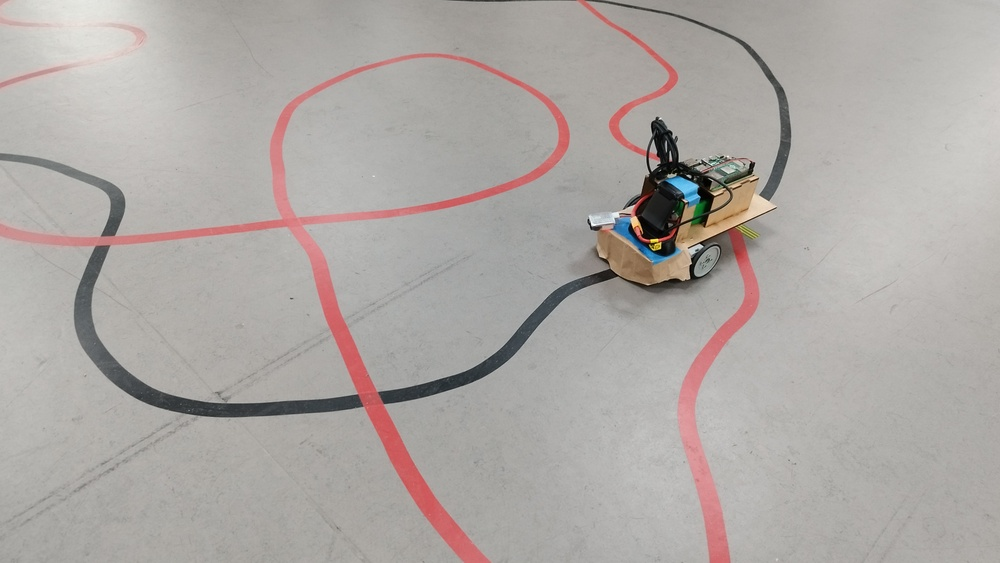
#> input picture IMG_20241004_101952.jpg, 1000 x 563 px, shrunk from 4000 x 2252 before the run, given in place of the camera
$ python pic.py
#> lines starting #> are read from the running program, lines starting #| are printed output that depends on the picture; after the words box and inside, x2 and y2 are one past the last pixel; in counts of white or black regions, pixels touching at a corner belong together
import cv2
import numpy as np
import enum as Enum

"""
class Color(Enum):
	RED = (0, 0, 255)
	BLACK = (0, 0, 0)
	YELLOW = (0, 255, 255)
"""

# [15 lines left out: functions getYellowMask, getBlackMask, not called in this run]

def getBlackThresh(gray):
  _, thresh = cv2.threshold(gray, 100, 255, cv2.THRESH_BINARY_INV)
  return thresh

def getRedMask(hsv):
  lower_red1 = np.array([0,0,0])
  upper_red1 = np.array([20,255,255])

  lower_red2 = np.array([160,0,0])
  upper_red2 = np.array([180,255,255])


  mask1 = cv2.inRange(hsv, lower_red1, upper_red1)
  mask2 = cv2.inRange(hsv, lower_red2, upper_red2)

  mask = mask1 | mask2

  return mask

# Upper sampling line, 0.6 for position, higher values
sampling_line_u = 0.6

# Lower sampling line, the value needs to be greater than sampling_line_u and less than 1."
sampling_line_l = 0.9

cam = cv2.VideoCapture(0)
_, img = cam.read()
#> img is the input picture: shape (563, 1000, 3); mean B, G, R 164.4, 167.8, 173.4

h = img.shape[0]
w = img.shape[1]

cv2.imwrite('./pic.jpg', img)

hsv = cv2.cvtColor(img, cv2.COLOR_BGR2HSV)
#> hsv: shape (563, 1000, 3); mean H, S, V 27.7, 15.1, 173.9

gray = cv2.cvtColor(img, cv2.COLOR_BGR2GRAY)
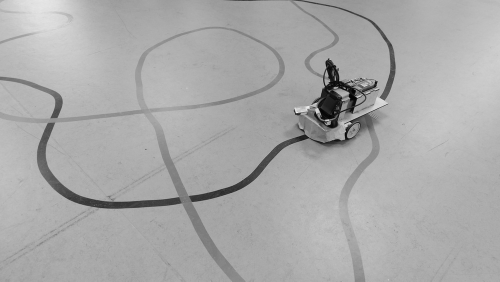
#> gray: shape (563, 1000) (shown at 1/2 size); min 0, max 254, mean 169.2

#mask = getBlackMask(hsv)

#mask = getBlackThresh(gray)
mask = getRedMask(hsv)
#> in getRedMask, `mask1 = cv2.inRange(hsv, lower_red1, upper_red1)`:
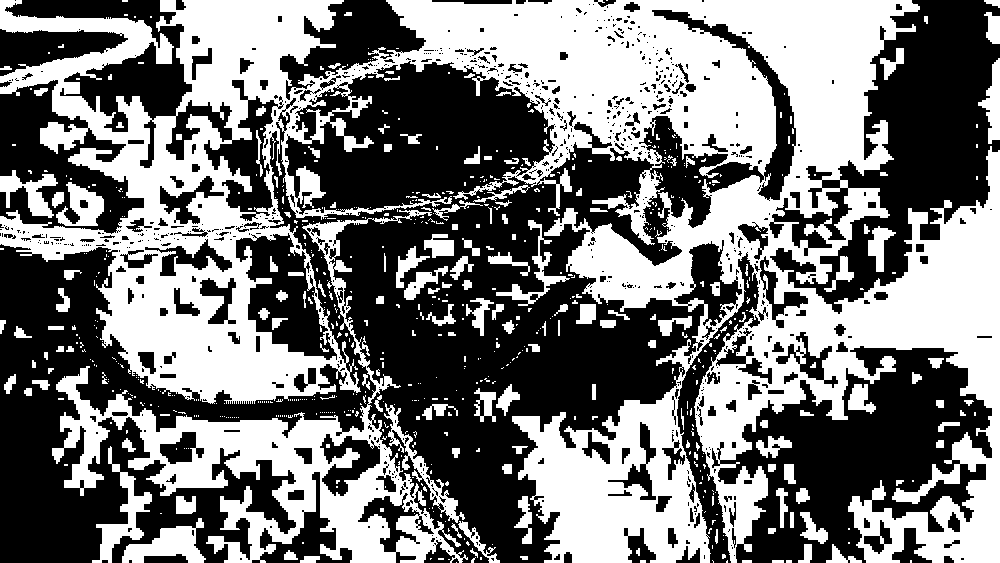
#> mask1: shape (563, 1000); 47.1% white; 670 white regions (511 under 20 px), largest, box (x1, y1, x2, y2) and area: (0, 0, 1000, 563) 209596, (52, 210, 468, 563) 27510, (122, 518, 206, 563) 1836
#> in getRedMask, `mask2 = cv2.inRange(hsv, lower_red2, upper_red2)`:
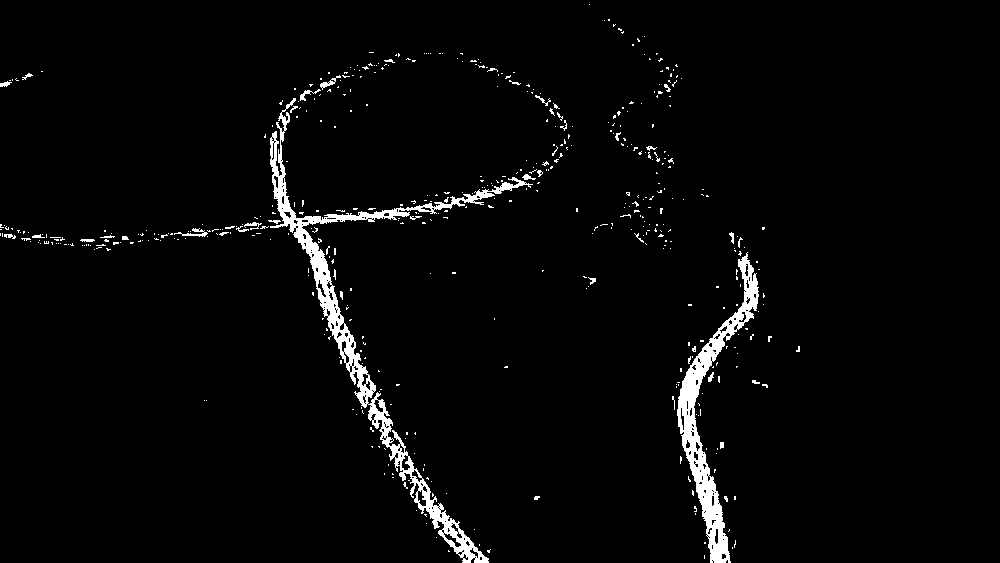
#> mask2: shape (563, 1000); 2.8% white; 503 white regions (466 under 20 px), largest, box (x1, y1, x2, y2) and area: (270, 98, 533, 563) 7731, (677, 252, 759, 563) 4968, (174, 228, 208, 237) 108
#> in getRedMask, `mask = mask1 | mask2`:
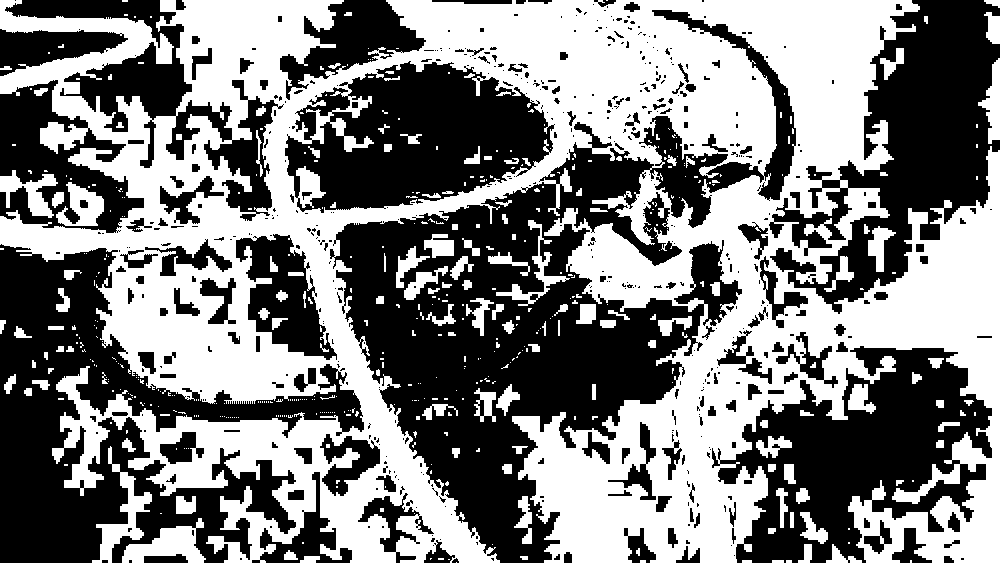
#> mask: shape (563, 1000); 50% white; 496 white regions (357 under 20 px), largest, box (x1, y1, x2, y2) and area: (0, 0, 1000, 563) 256497, (122, 518, 206, 563) 1836, (92, 446, 152, 563) 1793
#mask = getYellowMask(hsv)

mask = cv2.erode(mask, None, iterations=1)  # Eroding operation to remove noise
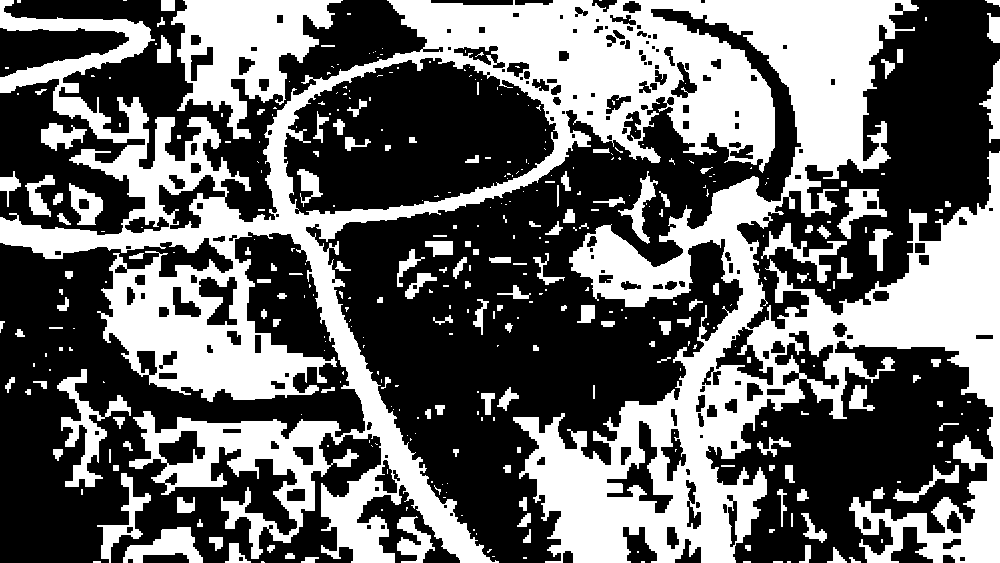
#> mask: shape (563, 1000); 41% white; 380 white regions (227 under 20 px), largest, box (x1, y1, x2, y2) and area: (0, 0, 1000, 563) 193158, (171, 0, 343, 139) 11723, (57, 369, 131, 487) 2417
mask = cv2.dilate(mask, None, iterations=1)  # Expansion operation enhances the target line
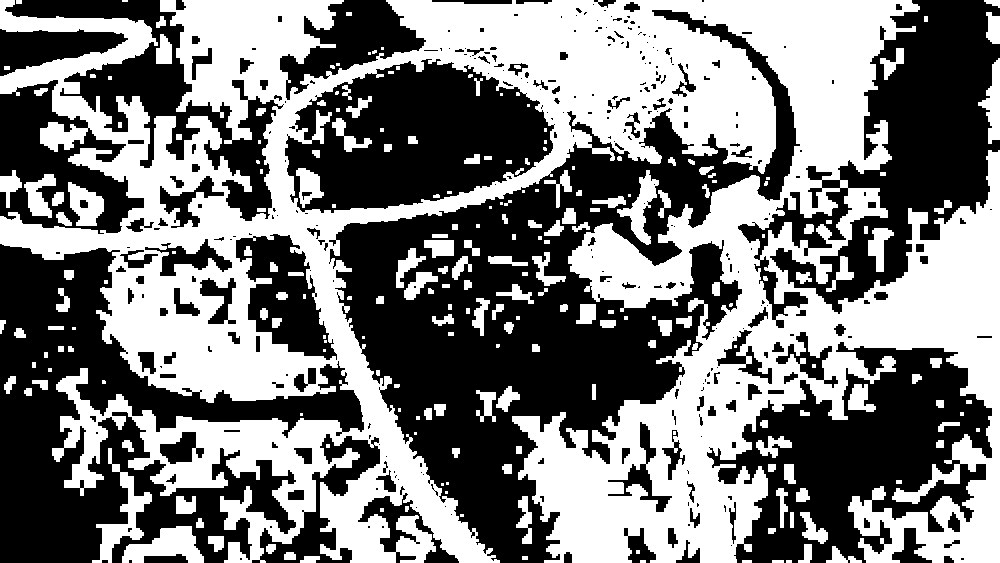
#> mask: shape (563, 1000); 48.7% white; 233 white regions (70 under 20 px), largest, box (x1, y1, x2, y2) and area: (0, 0, 1000, 563) 246598, (92, 448, 152, 563) 1774, (122, 526, 204, 563) 1748

cv2.imwrite('./gray.jpg', gray)
cv2.imwrite('./mask.jpg', mask)

sampling_hu = int(h * sampling_line_u)
sampling_hl = int(h * sampling_line_l)

get_sampling_u = mask[sampling_hu]
#> get_sampling_u = 1000 values, max 255 at index 16, min 0 at index 0, mean 116.5
get_sampling_l = mask[sampling_hl]
#> get_sampling_l = 1000 values, max 255 at index 120, min 0 at index 0, mean 128

# Calculate the width of the target line at the upper and lower sampling lines
sampling_width_u = np.sum(get_sampling_u == 255)
#> sampling_width_u = 457
sampling_width_l = np.sum(get_sampling_l == 255)
#> sampling_width_l = 502

if sampling_width_u:
	sam_1 = True
else:
	sam_1 = False
if sampling_width_l:
	sam_2 = True
else:
	sam_2 = False

# Get the edge index of the target line at the upper and lower sampling lines
line_index_u = np.where(get_sampling_u == 255)
line_index_l = np.where(get_sampling_l == 255)

if sam_1:
	sampling_left_u  = line_index_u[0][0]  # Index of the leftmost index of the upper sampling line target line
#> sampling_left_u = 16
	sampling_right_u = line_index_u[0][sampling_width_u - 1]  # Index to the far right of the upper sampling line target line
#> sampling_right_u = 999
	sampling_center_u= int((sampling_left_u + sampling_right_u) / 2)  # Index of the center of the upper sampling line target line
#> sampling_center_u = 507
	sampling_center_u= line_index_u[0][int(len(line_index_u[0])/2)]
#> sampling_center_u = 730
# If a target line is detected at the lower sampling line, calculate the target line center position
if sam_2:
	sampling_left_l  = line_index_l[0][0]
#> sampling_left_l = 120
	sampling_right_l = line_index_l[0][sampling_width_l - 1]
#> sampling_right_l = 999
	sampling_center_l= int((sampling_left_l + sampling_right_l) / 2)
#> sampling_center_l = 559
	sampling_center_l= line_index_l[0][int(len(line_index_l[0])/2)]
#> sampling_center_l = 584

if sam_1:
	# Draw c.value marker lines at the ends of the target line at the upper sample line
	cv2.line(img, (sampling_left_u, sampling_hu+20), (sampling_left_u, sampling_hu-20), (0, 0, 255), 2)
#> img: shape (563, 1000, 3); 0.02% of pixels changed, all inside (x1, y1, x2, y2) = (15, 316, 18, 359)
	cv2.line(img, (sampling_right_u, sampling_hu+20), (sampling_right_u, sampling_hu-20), (0, 0, 255), 2)
#> img: shape (563, 1000, 3); mean B, G, R 164.3, 167.8, 173.4
if sam_2:
	# Draw c.value marker lines at the ends of the target line at the lower sampling line
	cv2.line(img, (sampling_left_l, sampling_hl+20), (sampling_left_l, sampling_hl-20), (0, 0, 255), 2)
#> img: shape (563, 1000, 3); mean B, G, R 164.3, 167.7, 173.5
	cv2.line(img, (sampling_right_l, sampling_hl+20), (sampling_right_l, sampling_hl-20), (0, 0, 255), 2)
if sam_1 and sam_2:
	# If the target line is detected at both the upper and lower sample lines, draw a c.value line from the center of the upper sample line to the center of the lower sample line.
	cv2.line(img, (sampling_center_u, sampling_hu), (sampling_center_l, sampling_hl), (0, 0, 255), 2)

cv2.line(img, (0, sampling_hu), (w, sampling_hu), (0, 255, 0), 2)
cv2.line(img, (0, sampling_hl), (w, sampling_hl), (0, 255, 0), 2)
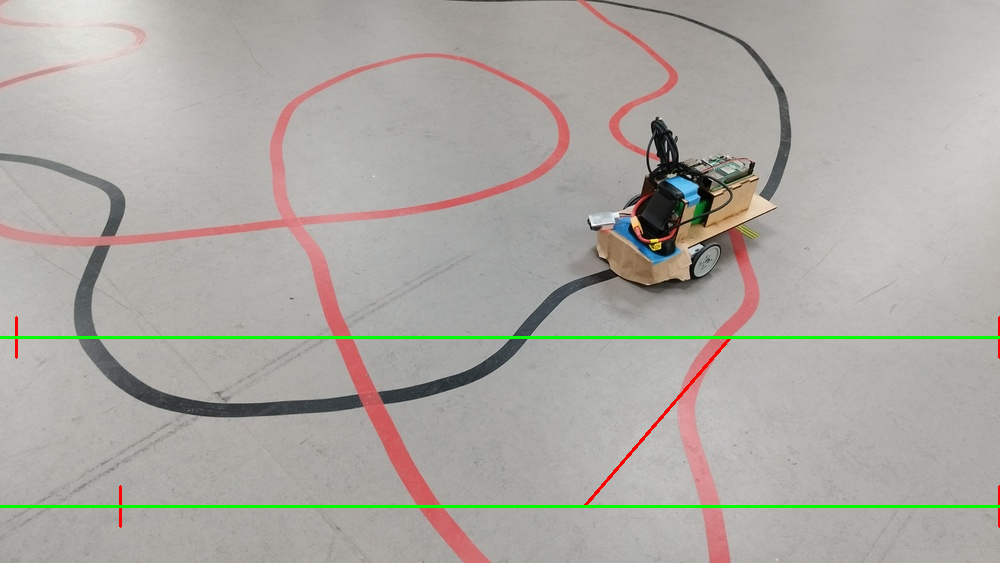
#> img: shape (563, 1000, 3); mean B, G, R 162.3, 168.4, 171.7

cv2.imwrite('./picdebug.jpg', img)

cam.release()

$ run again, on IMG_20241004_102005.jpg
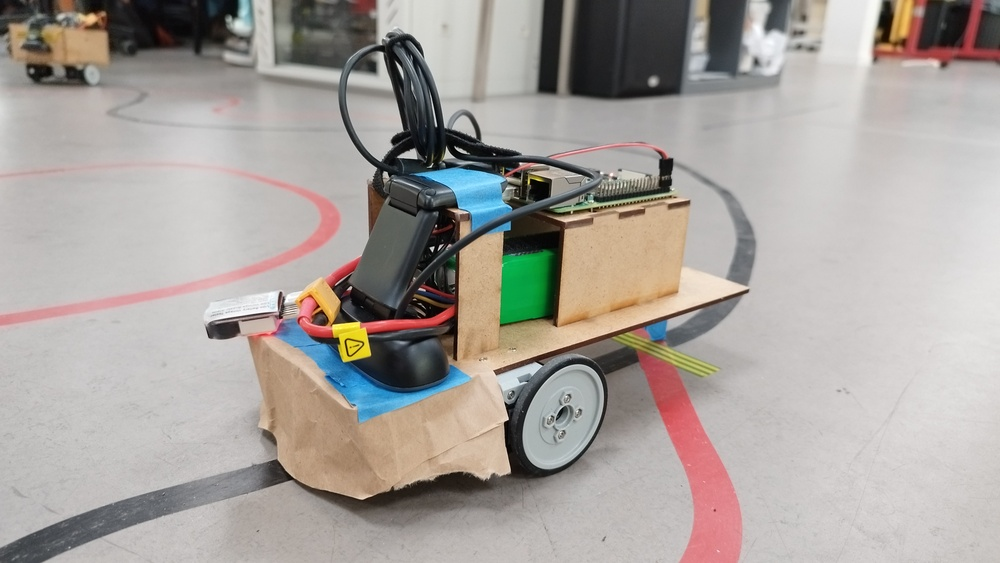
#> input picture IMG_20241004_102005.jpg, 1000 x 563 px, shrunk from 4000 x 2252 before the run, given in place of the camera
#> img is the input picture: shape (563, 1000, 3); mean B, G, R 156.6, 161.6, 167.6
#> hsv: shape (563, 1000, 3); mean H, S, V 36.3, 29.2, 171.1
#> in getRedMask, `mask1 = cv2.inRange(hsv, lower_red1, upper_red1)`:
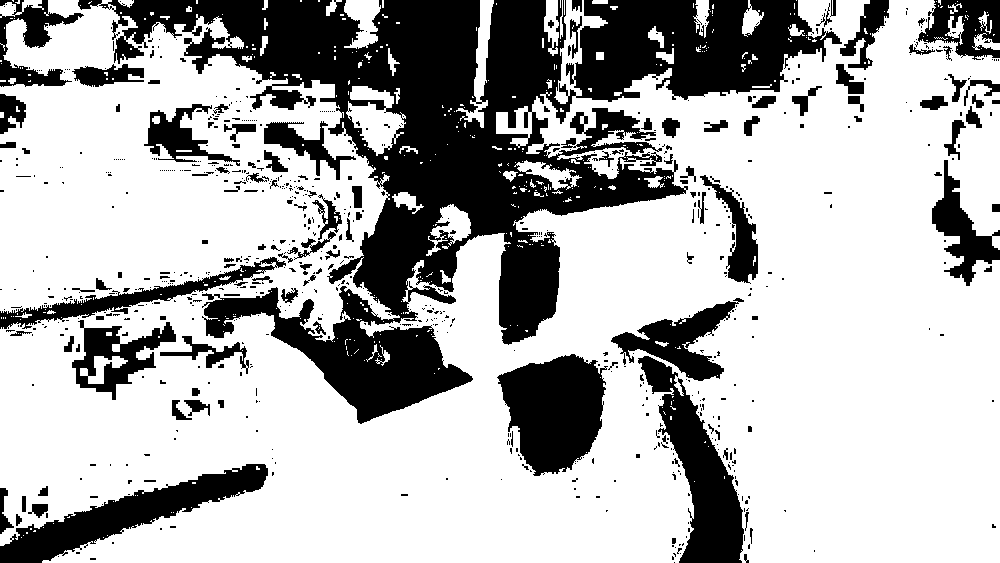
#> mask1: shape (563, 1000); 70.1% white; 754 black regions (621 under 20 px), largest, box (x1, y1, x2, y2) and area: (78, 0, 842, 424) 101874, (497, 354, 608, 476) 9194, (638, 356, 744, 563) 8479
#> mask2: shape (563, 1000); 6.5% white; 721 white regions (597 under 20 px), largest, box (x1, y1, x2, y2) and area: (638, 356, 744, 563) 8469, (0, 257, 286, 329) 3524, (72, 320, 176, 400) 3241
#> get_sampling_u = 1000 values, max 255 at index 0, min 0 at index 276, mean 193.3
#> get_sampling_l = 1000 values, max 255 at index 0, min 0 at index 101, mean 231.5
#> sampling_width_u = 758
#> sampling_width_l = 908
#> sampling_left_u = 0
#> sampling_right_u = 999
#> `sampling_center_u= int((sampling_left_u + sampling_right_u) / 2)`: sampling_center_u = 499
#> `sampling_center_u= line_index_u[0][int(len(line_index_u[0])/2)]`: sampling_center_u = 544
#> sampling_left_l = 0
#> sampling_right_l = 999
#> `sampling_center_l= int((sampling_left_l + sampling_right_l) / 2)`: sampling_center_l = 499
#> `sampling_center_l= line_index_l[0][int(len(line_index_l[0])/2)]`: sampling_center_l = 546
#> `cv2.line(img, (0, sampling_hl), (w, sampling_hl), (0, 255, 0), 2)`:
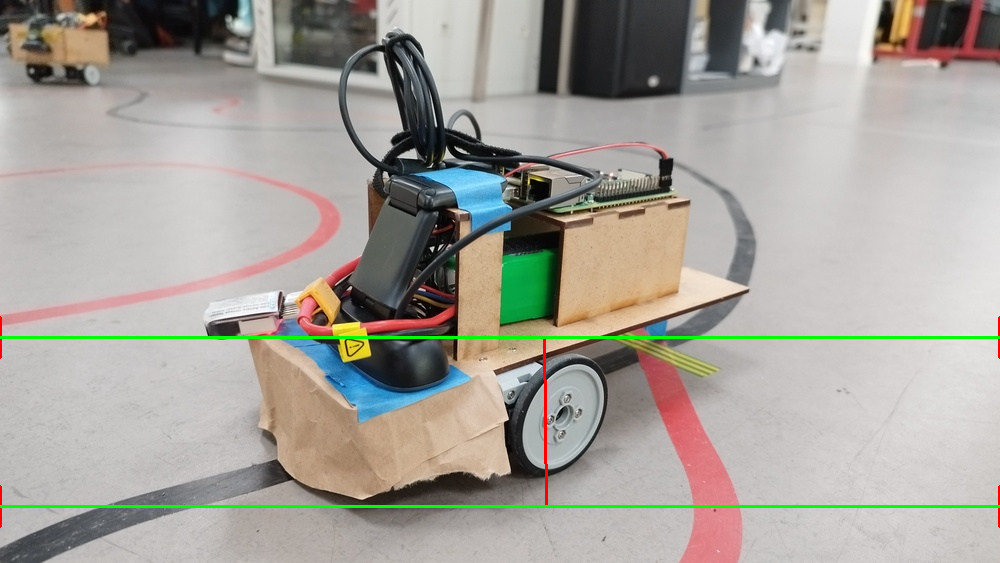
#> img: shape (563, 1000, 3); mean B, G, R 154.7, 162.3, 165.9

$ run again, on IMG_20241004_111854.jpg
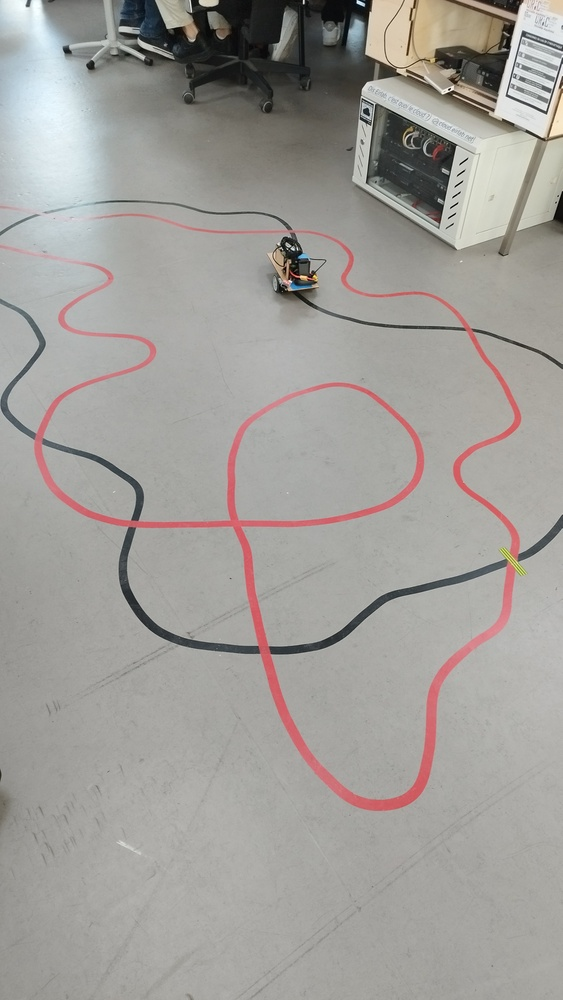
#> input picture IMG_20241004_111854.jpg, 563 x 1000 px, shrunk from 2252 x 4000 before the run, given in place of the camera
#> img is the input picture: shape (1000, 563, 3); mean B, G, R 153.6, 157.7, 160.5
#> hsv: shape (1000, 563, 3); mean H, S, V 38.9, 15.7, 162
#> in getRedMask, `mask1 = cv2.inRange(hsv, lower_red1, upper_red1)`:
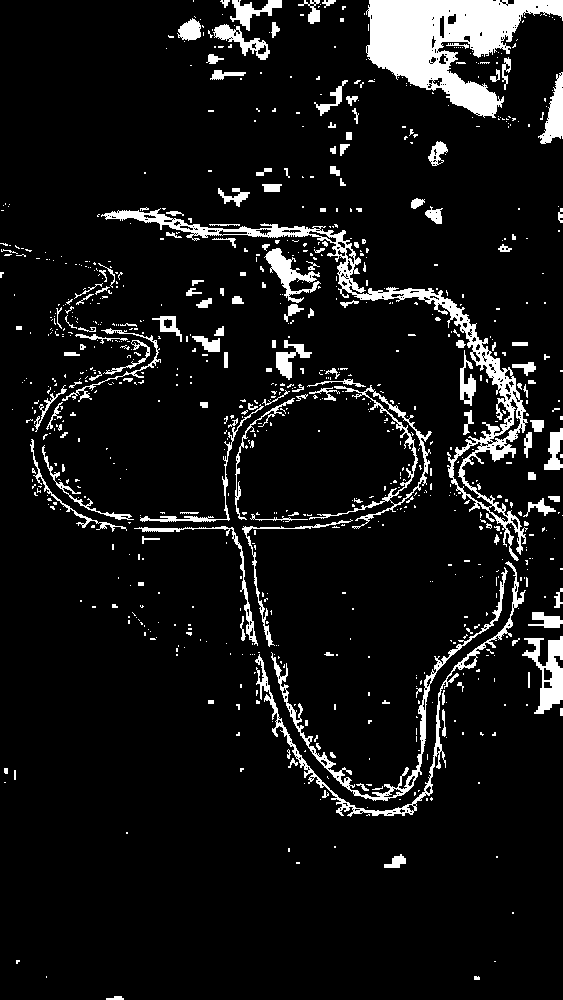
#> mask1: shape (1000, 563); 8.5% white; 850 white regions (691 under 20 px), largest, box (x1, y1, x2, y2) and area: (366, 0, 563, 118) 11213, (101, 208, 528, 561) 7489, (255, 561, 526, 817) 2563
#> mask2: shape (1000, 563); 3% white; 312 white regions (291 under 20 px), largest, box (x1, y1, x2, y2) and area: (0, 244, 516, 811) 14238, (453, 399, 520, 522) 789, (506, 523, 520, 559) 200
#> get_sampling_u = 563 values, max 255 at index 247, min 0 at index 0, mean 18.12
#> get_sampling_l = 563 values from 0 to 0
#> sampling_width_u = 40
#> sampling_width_l = 0
#> line_index_l = (empty array,)
#> sampling_left_u = 247
#> sampling_right_u = 559
#> `sampling_center_u= int((sampling_left_u + sampling_right_u) / 2)`: sampling_center_u = 403
#> `sampling_center_u= line_index_u[0][int(len(line_index_u[0])/2)]`: sampling_center_u = 508
#> `cv2.line(img, (0, sampling_hl), (w, sampling_hl), (0, 255, 0), 2)`:
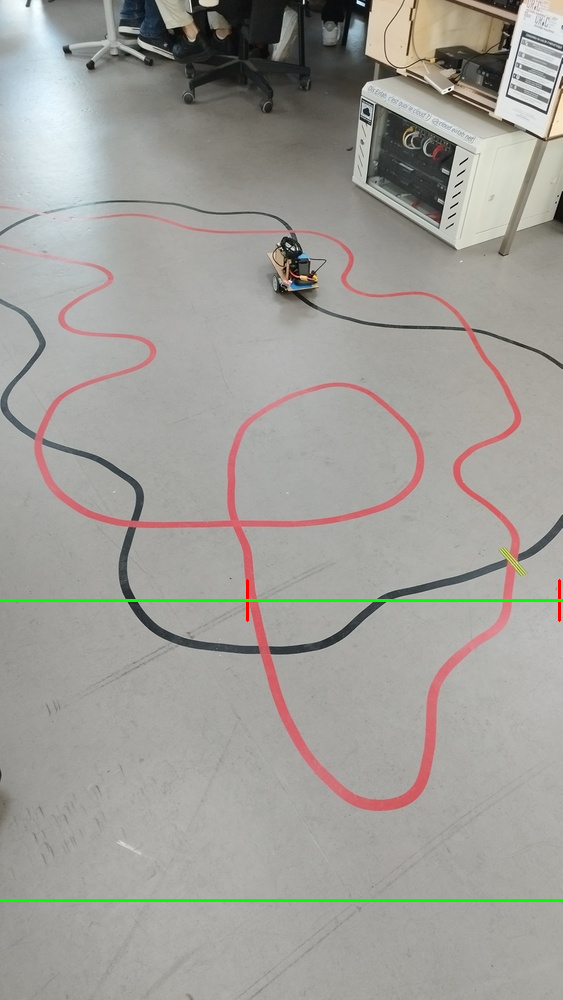
#> img: shape (1000, 563, 3); mean B, G, R 152.6, 158.2, 159.6
